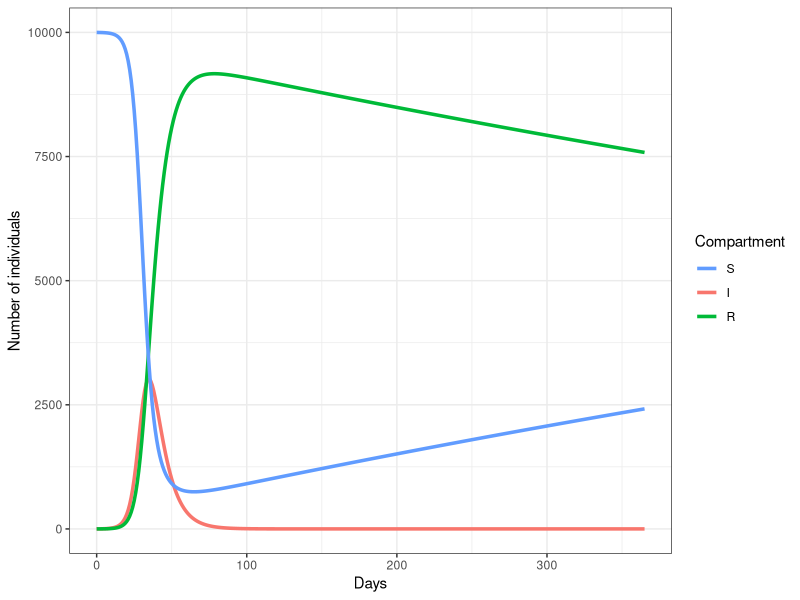

This figure's R source: (Note: this script raises an error after producing the figure.)
## ---- chunk 1
require(deSolve)
require(tidyverse)
# Set parameter values of mu, beta, gamma ("parms")
# Unit of time is days
# i.e., mean infectious period is 7 days here
mu <- 1/(4*365)
R0 <- 3
gamma <- 1/7

# Set initial conditions S, I, R ("y")
START.S <- 9999
START.I <- 1
START.R <- 0

START.N <- START.S + START.I + START.R

# Exercise: calculate beta
beta <- R0 * (gamma + mu) / START.N 

# This function models a time step for the SIR:
dx.dt.SIR <- function(t, y, parms) {
  
  # Calculate the change in Susceptibles
  dS <- parms["mu"] * (y["S"] + y["I"] + y["R"]) - 
		parms["beta"] * y["S"] * y["I"] - 
		parms["mu"] * y["S"]
  
  # Calculate the change in Infecteds
  dI <- parms["beta"] * y["S"] * y["I"] - 
		parms["gamma"] * y["I"] -
		parms["mu"] * y["I"]
  
  # Calculate the change in Recovereds
  dR <- parms["gamma"] * y["I"] -
		parms["mu"] * y["R"] 
  
  # Return a list with the changes in S, I, R at the current time step
  return(list(c(dS, dI, dR)))
  
}

# Create the parameter vector
parms_vector <- c(mu=mu, beta=beta, gamma=gamma)

# Sequence of times at which we estimate 
# (here, we do daily for 365 days - you can change this value)
times_vector <- seq(from=0, to=365, by=1)


# Run the ODE solver
SIR.output <- lsoda(y=c(S=START.S, I=START.I, R=START.R), 
						times=times_vector, 
						func=dx.dt.SIR, 
						parms=parms_vector)

SIRmod <- data.frame(SIR.output) %>% tbl_df() %>% 
    gather(variable, value, S:R) 

ggplot(SIRmod, aes(x = time, y = value, 
                   colour = as.factor(variable))) + geom_line(size = 1.2) +
    theme_bw() + scale_colour_discrete("Compartment", 
                                       breaks = c("S", "I", "R"),
                                       labels = c("S", "I", "R")) +
    ylab("Number of individuals") + xlab("Days")

## ---- chunk 2
knitr::include_graphics("../../img/Precept1vacc.pdf")
## ---- chunk 3
# i.e., mean infectious period is 7 days here
p <- 0.5

START.S <- 9999 * p
START.I <- 1
START.R <- 9999 - 9999 * p

# This function models a time step for the SIR:
dx.dt.SIR <- function(t, y, parms) {
  
  # Calculate the change in Susceptibles
  dS <- parms["mu"] * (y["S"] + y["I"] + y["R"])  * (1 - parms["p"]) - 
		parms["beta"] * y["S"] * y["I"] - 
		parms["mu"] * y["S"]
  
  # Calculate the change in Infecteds
  dI <- parms["beta"] * y["S"] * y["I"] - 
		parms["gamma"] * y["I"] -
		parms["mu"] * y["I"]
  
  # Calculate the change in Recovereds
  dR <- parms["gamma"] * y["I"] -
		parms["mu"] * y["R"] +
        parms["p"] * parms["mu"] * (y["S"] + y["I"] + y["R"])
  
  # Return a list with the changes in S, I, R at the current time step
  return(list(c(dS, dI, dR)))
  
}

# Create the parameter vector
parms_vector <- c(mu=mu, beta=beta, gamma=gamma, p = p)

# Sequence of times at which we estimate 
# (here, we do daily for 365 days - you can change this value)
times_vector <- seq(from=0, to=365, by=1)


# Run the ODE solver
SIR.output <- lsoda(y=c(S=START.S, I=START.I, R=START.R), 
						times=times_vector, 
						func=dx.dt.SIR, 
						parms=parms_vector)

SIRmod <- data.frame(SIR.output) %>% tbl_df() %>% 
    gather(variable, value, S:R) 

ggplot(SIRmod, aes(x = time, y = value, 
                   colour = as.factor(variable))) + geom_line(size = 1.2) +
    theme_bw() + scale_colour_discrete("Compartment", 
                                       breaks = c("S", "I", "R"),
                                       labels = c("S", "I", "R")) +
    ylab("Number of individuals") + xlab("Days")
